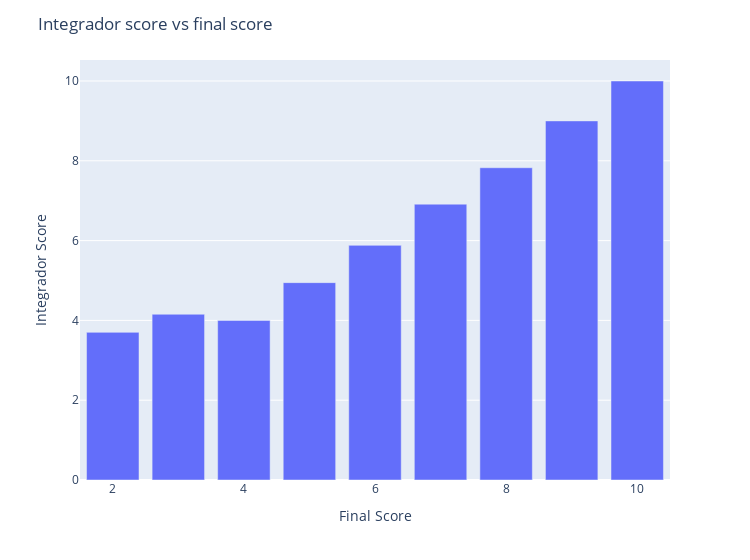

The notebook cell this image was saved under:
### Markdown cell above
### 'Integrador' and 'evaluacion diagnostica'.

### Code cell
df_plot = data[['nota_final_materia', 'integrador']].copy()
# Ignoring -1 values.
df_plot = data[df_plot['integrador'] > -1]

df_plot = df_plot.groupby('nota_final_materia')['integrador'].mean()

fig = px.bar(df_plot, x=df_plot.index, y=df_plot.values, width=750)
    
# Update the layout - Title and Axis labels
fig.update_layout(
    title=f'Integrador score vs final score',
    xaxis=dict(title='Final Score'),
    yaxis=dict(title=f'Integrador Score')
)
fig.show()

### Figure 1 — Plotly figure (JSON) as saved in the notebook; plotly's stock layout.template omitted (floating-point values rounded to 4 significant figures)
{"data": [{"alignmentgroup": "True", "hovertemplate": "nota_final_materia=%{x}<br>y=%{y}<extra></extra>", "legendgroup": "", "marker": {"color": "#636efa", "pattern": {"shape": ""}}, "name": "", "offsetgroup": "", "orientation": "v", "showlegend": false, "textposition": "auto", "type": "bar", "x": [2, 3, 4, 5, 6, 7, 8, 9, 10], "xaxis": "x", "y": [3.7, 4.154, 4, 4.947, 5.881, 6.913, 7.826, 9, 10], "yaxis": "y"}], "layout": {"barmode": "relative", "legend": {"tracegroupgap": 0}, "margin": {"t": 60}, "title": {"text": "Integrador score vs final score"}, "width": 750, "xaxis": {"anchor": "y", "domain": [0, 1], "title": {"text": "Final Score"}}, "yaxis": {"anchor": "x", "domain": [0, 1], "title": {"text": "Integrador Score"}}}}
